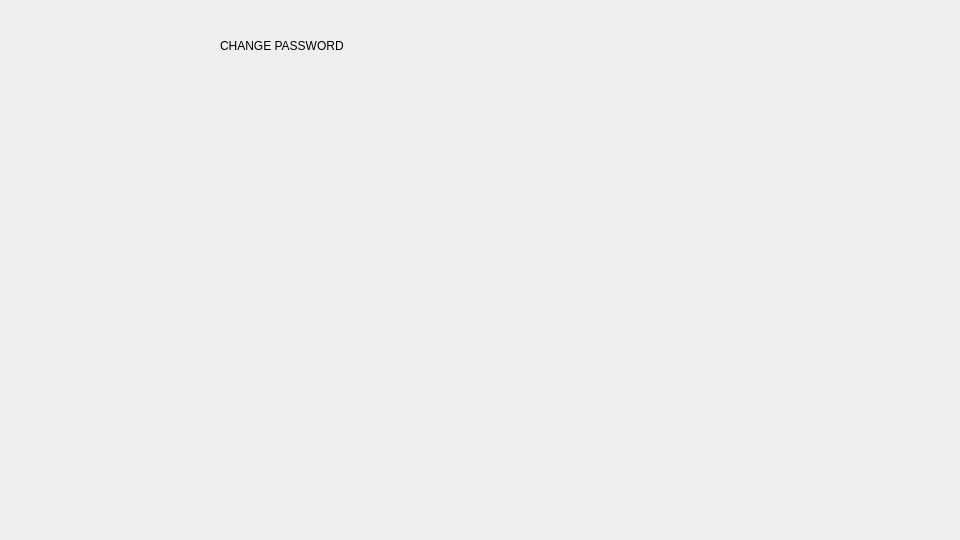
<?xml version="1.0" encoding="UTF-8"?>
<ui version="4.0">
 <class>language</class>
 <widget class="QMainWindow" name="language">
  <property name="geometry">
   <rect>
    <x>0</x>
    <y>0</y>
    <width>960</width>
    <height>540</height>
   </rect>
  </property>
  <property name="windowTitle">
   <string>MainWindow</string>
  </property>
  <widget class="QWidget" name="centralwidget">
   <widget class="QLabel" name="label">
    <property name="geometry">
     <rect>
      <x>220</x>
      <y>10</y>
      <width>221</width>
      <height>71</height>
     </rect>
    </property>
    <property name="text">
     <string>CHANGE PASSWORD</string>
    </property>
   </widget>
  </widget>
 </widget>
 <resources/>
 <connections/>
</ui>
